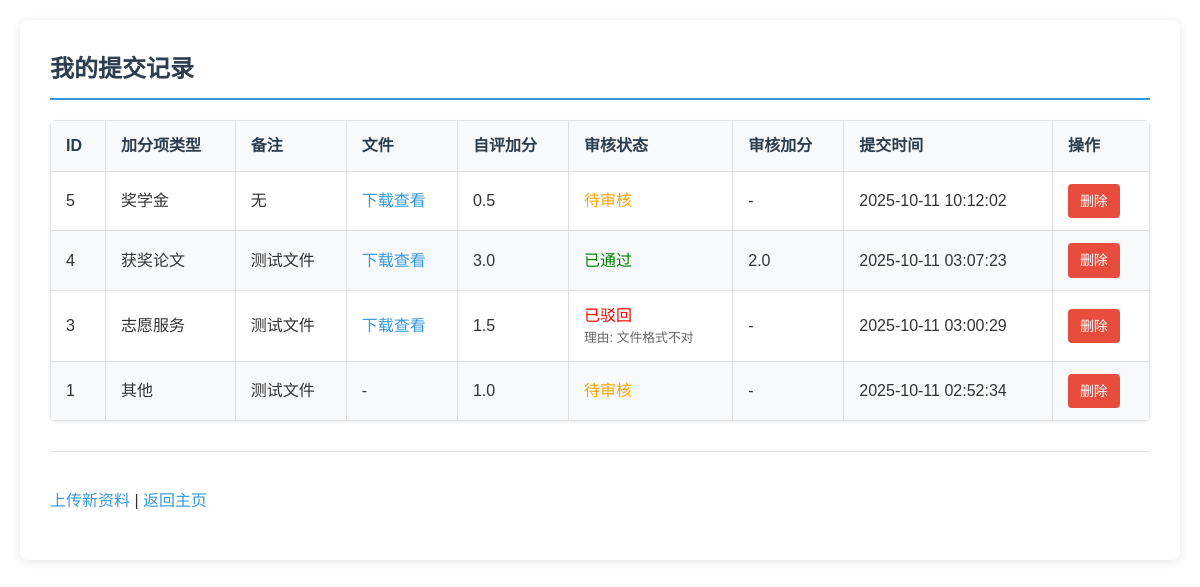
The page /student/submissions/ (signed in) on the database its author committed.
### apps/students/models.py (models this page shows, shortened)
class Submission(models.Model):
    AWARD_PAPER = 'award_paper'
    COMPETITION = 'competition'
    VOLUNTEER = 'volunteer'
    SCHOLARSHIP = 'scholarship'
    OTHER = 'other'
    CATEGORY_CHOICES = [
        (AWARD_PAPER, '获奖论文'),
        (COMPETITION, '竞赛获奖'),
        (VOLUNTEER, '志愿服务'),
        (SCHOLARSHIP, '奖学金'),
        (OTHER, '其他'),
    ]
    student = models.ForeignKey(StudentProfile, on_delete=models.CASCADE, verbose_name="学生")
    category = models.CharField("加分项类型", max_length=20, choices=CATEGORY_CHOICES, default=OTHER)
    remarks = models.TextField("备注", blank=True, default="")
    file = models.FileField("提交文件", upload_to='uploads/', null=True, blank=True)
    self_rating = models.DecimalField("自评加分", max_digits=5, decimal_places=1, default=0)
    approved = models.BooleanField("已审核通过", default=False)
    rejected = models.BooleanField(default=False, verbose_name='已驳回')
    reject_reason = models.TextField(blank=True, null=True, verbose_name='驳回理由')
    approved_score = models.DecimalField("审核加分", max_digits=5, decimal_places=1, null=True, blank=True)
    timestamp = models.DateTimeField("提交时间", auto_now_add=True)

### apps/students/views.py (the view)
# urls.py: path('submissions/', views.submissions, name='submissions'),
@login_required
def submissions(request):
    profile = request.user.profile
    subs = Submission.objects.filter(student=profile).order_by('-timestamp')
    return render(request, 'students/submissions.html', {'submissions': subs})

### templates/students/submissions.html (shortened to what this page needs)
<!DOCTYPE html>
<html lang="zh">
<head>
</head>
<body>
    <div class="container">
        <h2>我的提交记录</h2>
        {% if submissions %}
            <table>
                <thead>
                    <tr>
                        <th>ID</th>
                        <th>加分项类型</th>
                        <th>备注</th>
                        <th>文件</th>
                        <th>自评加分</th>
                        <th>审核状态</th>
                        <th>审核加分</th>
                        <th>提交时间</th>
                        <th>操作</th>
                    </tr>
                </thead>
                <tbody>
                    {% for sub in submissions %}
                    <tr>
                        <td>{{ sub.id }}</td>
                        <td>{{ sub.get_category_display }}</td>
                        <td>{{ sub.remarks|default:"(无)" }}</td>
                        <td>
                            {% if sub.file %}
                                <a href="{{ sub.file.url }}" target="_blank">下载查看</a>
                            {% else %}
                                -
                            {% endif %}
                        </td>
                        <td>{{ sub.self_rating }}</td>
                        <td>
                            {% if sub.approved %}
                                <span style="color: green;">已通过</span>
                            {% elif sub.rejected %}
                                <span style="color: red;">已驳回</span>
                                {% if sub.reject_reason %}
                                    <div style="font-size: 0.8em; color: #666;">理由: {{ sub.reject_reason }}</div>
                                {% endif %}
                            {% else %}
                                <span style="color: orange;">待审核</span>
                            {% endif %}
                        </td>
                        <td>{{ sub.approved_score|default:"-" }}</td>
                        <td>{{ sub.timestamp|date:"Y-m-d H:i:s" }}</td>
                        <td>
                            <a href="{% url 'delete_submission' sub.id %}" class="btn btn-danger">
                                删除
                            </a>
                        </td>
                    </tr>
                    {% endfor %}
                </tbody>
            </table>
        {% else %}
            <div class="no-submissions">
                <p>您还没有提交任何资料。</p>
            </div>
        {% endif %}
        <div class="navigation">
            <p>
                <a href="{% url 'upload' %}">上传新资料</a> |
                <a href="{% url 'index' %}">返回主页</a>
            </p>
        </div>
    </div>
</body>
</html>

### templates/students/submissions.html (style rules this page uses)
body { font-family: Arial, sans-serif; max-width: 1200px; margin: 0 auto; padding: 20px; line-height: 1.6; color: #333; }
.container { background-color: #fff; padding: 30px; border-radius: 8px; box-shadow: 0 2px 10px rgba(0,0,0,0.1); }
h2 { color: #2c3e50; border-bottom: 2px solid #3498db; padding-bottom: 10px; margin-top: 0; }
table { width: 100%; border-collapse: collapse; margin-top: 20px; border-radius: 6px; overflow: hidden; box-shadow: 0 1px 3px rgba(0,0,0,0.1); }
th, td { border: 1px solid #e0e0e0; padding: 12px 15px; text-align: left; }
th { background-color: #f8f9fa; font-weight: bold; color: #2c3e50; }
tr:nth-child(even) { background-color: #f8f9fa; }
a { color: #3498db; text-decoration: none; }
.btn { display: inline-block; padding: 6px 12px; border-radius: 4px; font-size: 14px; cursor: pointer; border: none; }
.btn-danger { background-color: #e74c3c; color: white; }
.navigation { margin-top: 30px; padding-top: 20px; border-top: 1px solid #e0e0e0; }

### rows shown on the page
Submission: id "5", category "奖学金", remarks "无", self_rating "0.5", approved "待审核", approved_score "-", timestamp "2025-10-11 10:12:02"
Submission: id "4", category "获奖论文", remarks "测试文件", self_rating "3.0", approved "已通过", approved_score "2.0", timestamp "2025-10-11 03:07:23"
Submission: id "3", category "志愿服务", remarks "测试文件", self_rating "1.5", reject_reason "文件格式不对", approved_score "-", timestamp "2025-10-11 03:00:29"
Submission: id "1", category "其他", remarks "测试文件", self_rating "1.0", approved "待审核", approved_score "-", timestamp "2025-10-11 02:52:34"
